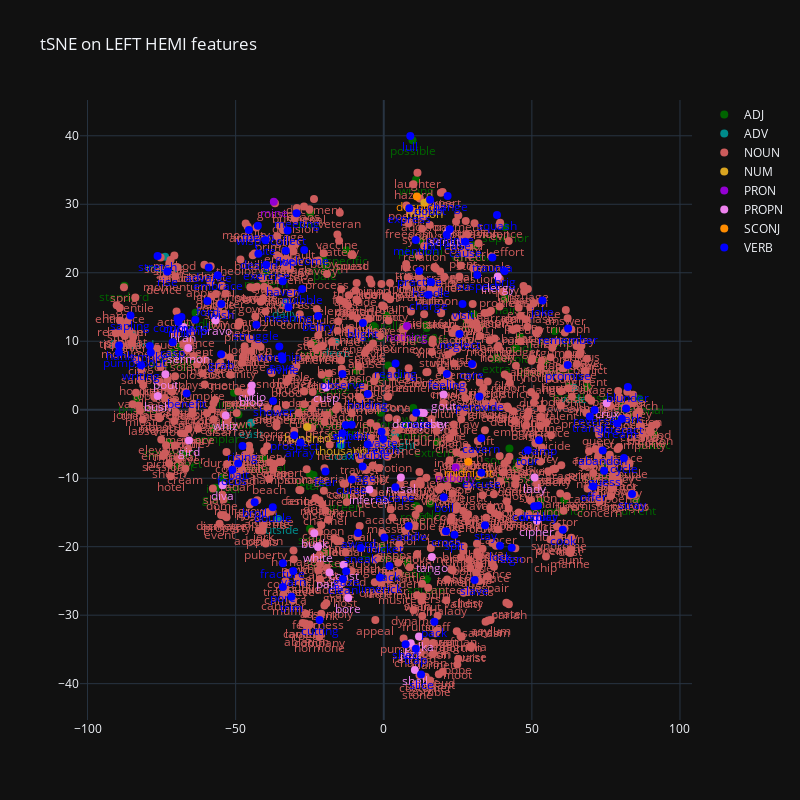
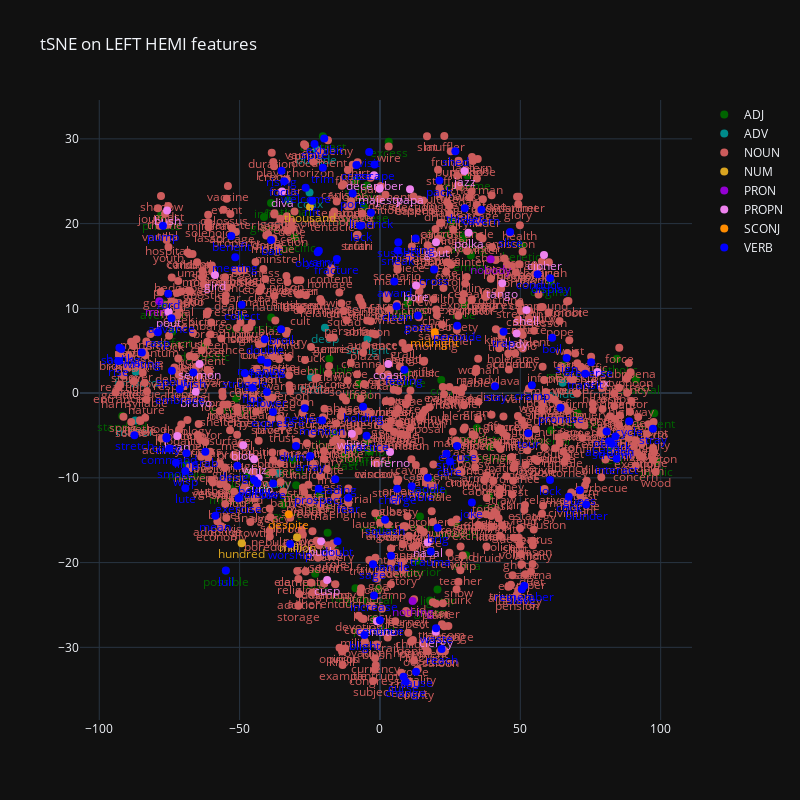
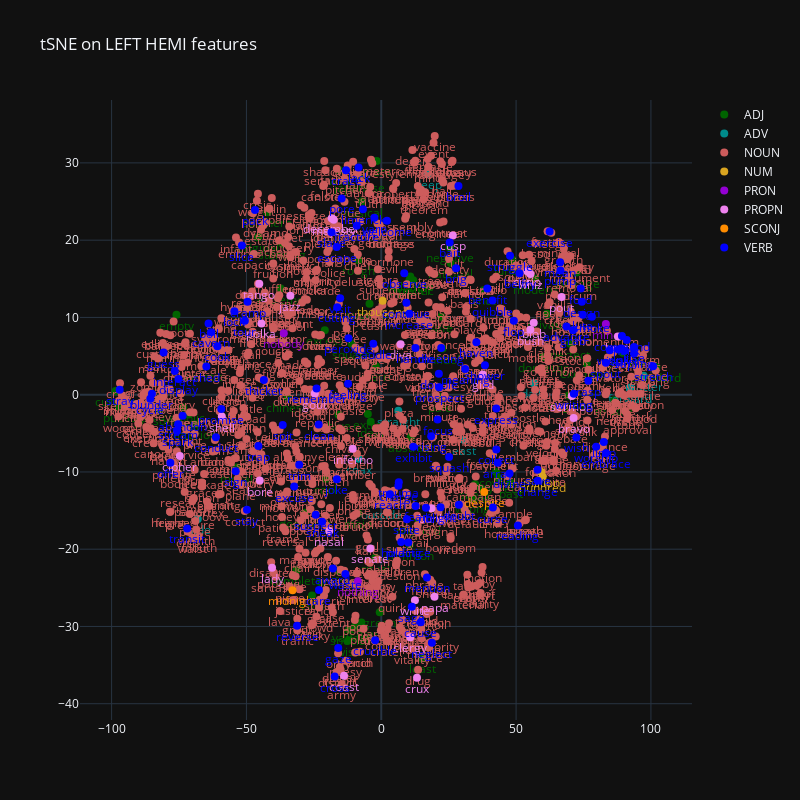

Notebook code cell kept with these figures, in order:
### Markdown cell above
### Visualize on specific channels

### Code cell
TRUNC = 200
PERP = 10
LEFT_CHANS = [6]
for TRUNC in [100, 150, 200]:
    reshaped_eegs = eegs[:, LEFT_CHANS, TRUNC:]
    reshaped_eegs = reshaped_eegs.reshape(-1, reshaped_eegs.shape[1]*reshaped_eegs.shape[2])
    tsne_features = compute_tsne(reshaped_eegs, normalize="normal", n_components=2, perplexity=PERP)
    print("computed TSNE")
    pca_features = compute_pca(reshaped_eegs, normalize="normal", n_components=2)
    plot_features(tsne_features, list_words, list_pos, layout_title=f"tSNE on LEFT HEMI features", layout_height=800, layout_width=800)

### Figure 1 — Plotly figure (JSON) as saved in the notebook; plotly's stock layout.template omitted (floating-point values rounded to 4 significant figures; data arrays with more than 128 entries replaced by an {"elided": "..."} marker saying what was removed)
{"data": [{"marker": {"color": "darkgreen", "size": 8}, "mode": "markers+text", "name": "ADJ", "text": ["shot", "cold", "main", "safe", "pale", "least", "green", "empty", "sheer", "common", "private", "uniform", "extreme", "perfect", "infidel", "heretic", "complete", "standing", "personal", "southern", "japanese", "valuable", "singular", "abstract", "variable", "blue", "wrong", "extra", "ideal", "rough", "giant", "tonic", "current", "chinese", "lighter", "possible", "standard", "superior", "catholic", "domestic", "exemplar", "real", "past", "wise", "moral", "sweet", "stern", "middle", "modern", "public", "excess", "covert", "special", "musical", "lunatic", "original", "negative", "parallel", "interior", "wild", "cool", "square", "ritual", "average", "national", "specific", "physical", "dominant"], "textfont": {"color": "darkgreen"}, "textposition": "bottom center", "x": [-68.02, 15.6, 41.0, -24.9, -19.91, -24.98, -12.79, 57.7, -27.43, -9.132, -83.3, -1.035, 18.09, -68.85, -54.41, 44.68, 44.55, 8.063, 86.28, 42.43, 7.111, -18.47, -50.55, -11.34, 30.43, 30.31, 10.9, 38.15, 1.531, 10.99, -56.68, -23.72, 85.13, 68.63, -19.73, 9.713, -87.58, 40.96, 74.06, -72.48, -57.41, 80.56, -24.78, 14.25, 62.53, -67.09, -23.68, -63.54, -39.85, 91.34, 26.34, -20.43, 14.5, -0.77, -49.05, 52.86, -19.36, 0.9707, 60.89, 9.966, 46.08, 14.44, -3.399, -71.44, -40.69, -12.57, 12.54, 54.43], "y": [-6.768, -13.69, 16.2, -17.38, 21.15, -9.36, -12.66, 11.51, 0.1284, 5.718, 1.704, -0.4455, -4.705, 9.231, -9.907, -8.574, 8.978, -22.38, 1.592, -5.679, -2.296, -0.4686, 2.464, -1.8, 23.98, 13.96, 33.6, 7.603, 6.444, -14.06, -11.4, 9.713, -13.15, 3.303, -20.86, 39.34, 18.12, 26.69, -8.21, -4.748, -2.723, 0.4416, 28.73, 12.36, 3.403, -6.349, -9.545, 14.16, 20.04, -3.605, -8.616, 22.02, 11.94, -20.04, -0.6934, -13.39, 4.499, 13.77, -13.17, 0.2605, 10.63, -24.77, 12.24, 8.306, -7.107, 23.28, 24.59, 7.141], "type": "scatter"}, {"marker": {"color": "darkcyan", "size": 8}, "mode": "markers+text", "name": "ADV", "text": ["coax", "daily", "forward", "east", "deep", "matter", "outside", "straight", "wide"], "textfont": {"color": "darkcyan"}, "textposition": "bottom center", "x": [-14.51, -33.25, -84.87, -44.78, -16.26, -73.8, -35.62, 3.789, 64.06], "y": [-5.146, 15.6, 11.0, -1.885, 9.918, 22.35, -15.97, -3.56, 3.2], "type": "scatter"}, {"marker": {"color": "indianred", "size": 8}, "mode": "markers+text", "name": "NOUN", "text": {"elided": "721 str values"}, "textfont": {"color": "indianred"}, "textposition": "bottom center", "x": {"elided": "721 float values"}, "y": {"elided": "721 float values"}, "type": "scatter"}, {"marker": {"color": "goldenrod", "size": 8}, "mode": "markers+text", "name": "NUM", "text": ["million", "hundred", "thousand"], "textfont": {"color": "goldenrod"}, "textposition": "bottom center", "x": [13.72, -25.84, -14.36], "y": [30.23, -2.511, -4.366], "type": "scatter"}, {"marker": {"color": "darkviolet", "size": 8}, "mode": "markers+text", "name": "PRON", "text": ["nobody", "mine", "nothing"], "textfont": {"color": "darkviolet"}, "textposition": "bottom center", "x": [24.25, -37.12, 7.849], "y": [-8.434, 30.38, 12.22], "type": "scatter"}, {"marker": {"color": "violet", "size": 8}, "mode": "markers+text", "name": "PROPN", "text": ["tango", "polka", "papa", "bran", "crux", "gout", "gird", "whiz", "pout", "coast", "jazz", "lady", "bore", "bunk", "diva", "blob", "cusp", "white", "shell", "curio", "bravo", "nasal", "senate", "clergy", "sermon", "cipher", "majesty", "inferno", "bush", "december"], "textfont": {"color": "violet"}, "textposition": "bottom center", "x": [16.25, 11.89, -18.31, -67.61, 75.25, 20.21, -65.78, -53.33, -73.72, -13.54, 9.111, 50.91, -12.01, -23.46, -54.4, -44.77, -19.47, -22.19, 10.5, -44.55, -56.77, 5.778, 21.82, 38.49, -65.97, 51.7, 13.54, -4.864, -76.29, 12.53], "y": [-21.52, -33.11, -23.77, 12.08, 0.9613, 2.214, -4.494, -0.8372, 5.168, -22.64, -34.08, -9.907, -27.5, -18.03, -11.01, 2.673, 3.262, -20.05, -38.01, 3.534, 13.04, -9.904, 26.07, 19.44, 9.011, -16.2, -0.4698, -11.64, 1.995, -0.4245], "type": "scatter"}, {"marker": {"color": "darkorange", "size": 8}, "mode": "markers+text", "name": "SCONJ", "text": ["midnight", "despite"], "textfont": {"color": "darkorange"}, "textposition": "bottom center", "x": [28.54, 11.18], "y": [-7.611, 31.14], "type": "scatter"}, {"marker": {"color": "blue", "size": 8}, "mode": "markers+text", "name": "VERB", "text": ["boil", "gaze", "yarn", "pump", "trap", "bait", "rift", "flop", "smoke", "cycle", "spout", "saddle", "blight", "squash", "embrace", "quibble", "practice", "exercise", "limerick", "interact", "crucible", "sign", "fear", "limp", "ford", "hank", "pack", "shed", "lull", "sage", "reach", "guess", "clean", "haven", "stray", "slave", "cramp", "curry", "change", "handle", "rising", "excuse", "shower", "meeting", "writing", "meaning", "display", "advance", "mention", "welcome", "neglect", "stretch", "reverse", "abandon", "transit", "sapling", "increase", "continue", "prospect", "wish", "care", "save", "tour", "trim", "pore", "wisp", "rink", "brig", "visit", "spite", "offer", "cross", "spark", "array", "sneak", "double", "divine", "belfry", "cavern", "trauma", "feeling", "holding", "cutting", "benefit", "conduct", "express", "collect", "peroxide", "fracture", "lack", "stay", "rise", "mean", "cook", "lock", "grab", "joke", "spit", "rasp", "lute", "cause", "doubt", "award", "focus", "waste", "curse", "slice", "craze", "broil", "design", "charge", "escape", "stream", "reading", "command", "promise", "exhibit", "observe", "worship", "suspect", "thicket", "blunder", "remember", "struggle"], "textfont": {"color": "blue"}, "textposition": "bottom center", "x": [20.26, -12.69, -30.57, -89.41, 10.84, -49.15, -13.93, -33.07, -78.99, 81.09, -78.66, 8.399, -7.041, 38.22, -56.07, -27.55, 11.97, -39.69, -1.304, 80.4, -5.422, 43.19, -19.68, -63.6, -59.53, -89.36, 17.09, 7.371, 8.955, -7.131, -0.2014, 74.39, -13.77, -34.12, 83.81, 30.67, 52.41, -69.63, 21.56, 15.96, -47.7, 32.95, -37.35, -29.43, -81.89, -32.17, 52.13, -59.07, 10.82, -26.85, 25.55, -76.36, 71.19, 73.92, 69.56, -85.51, 21.26, 22.27, -30.19, -54.84, 29.78, -34.5, 48.63, -31.15, -34.06, -45.54, -69.31, 40.79, 26.59, -12.85, 70.71, 21.0, 81.82, -28.12, -7.75, -37.47, -34.23, -22.16, 32.92, 36.66, 21.3, -5.406, -21.68, -66.54, 50.8, 8.629, -32.45, 32.27, -34.04, 1.92, 34.19, -73.05, -42.5, 60.45, 39.24, -54.89, 53.57, 23.87, -71.26, -39.9, 27.49, 15.64, -8.683, -51.09, -0.7545, -10.78, 12.59, 10.95, -43.58, -42.33, 15.06, 3.954, 78.85, 3.98, -68.3, 62.1, -10.81, -13.94, -35.26, 31.54, 0.2124, 82.41, 62.23, -43.0], "y": [-12.78, -23.58, -23.53, 8.392, -34.91, -7.855, -3.44, 23.2, 9.296, -7.049, 8.358, -16.97, 12.65, 28.43, 19.62, 17.62, 20.25, 21.17, -24.51, -1.31, -5.044, -20.17, -9.005, 13.14, 15.88, 9.392, -30.95, -34.23, 39.97, -8.306, -4.276, -8.906, -24.73, 18.77, -12.31, -24.85, -4.449, 13.34, 31.19, 18.63, -5.282, -9.206, 1.274, 28.69, 6.502, 14.96, -14.03, 20.78, 24.8, 23.32, 11.07, 22.45, -0.05716, -5.941, -1.005, 13.76, 25.56, 26.37, -3.726, 15.44, 6.664, 7.817, -5.899, -27.3, -25.89, 26.26, 12.8, 20.24, 15.46, -2.212, -11.2, -17.76, 0.1916, -4.772, -20.2, -14.24, 7.341, 13.68, -4.178, 22.24, 5.22, 2.292, -30.7, 2.372, -14.09, 29.44, 26.18, 1.937, -22.43, -22.81, -16.85, 20.2, 26.87, -17.52, -19.86, 8.096, 15.95, -18.26, 9.849, 24.76, 24.53, 30.66, -17.99, -8.774, -3.206, -10.17, -38.66, -0.4412, -13.5, 22.78, 16.79, -11.33, -2.007, 6.765, 13.55, 6.52, -2.201, 5.226, 9.237, 19.68, -18.66, 3.32, 11.85, 12.43], "type": "scatter"}], "layout": {"title": {"text": "tSNE on LEFT HEMI features"}, "height": 800, "width": 800}}

### Figure 2 — Plotly figure (JSON) as saved in the notebook; plotly's stock layout.template omitted (floating-point values rounded to 4 significant figures; data arrays with more than 128 entries replaced by an {"elided": "..."} marker saying what was removed)
{"data": [{"marker": {"color": "darkgreen", "size": 8}, "mode": "markers+text", "name": "ADJ", "text": ["shot", "cold", "main", "safe", "pale", "least", "green", "empty", "sheer", "common", "private", "uniform", "extreme", "perfect", "infidel", "heretic", "complete", "standing", "personal", "southern", "japanese", "valuable", "singular", "abstract", "variable", "blue", "wrong", "extra", "ideal", "rough", "giant", "tonic", "current", "chinese", "lighter", "possible", "standard", "superior", "catholic", "domestic", "exemplar", "real", "past", "wise", "moral", "sweet", "stern", "middle", "modern", "public", "excess", "covert", "special", "musical", "lunatic", "original", "negative", "parallel", "interior", "wild", "cool", "square", "ritual", "average", "national", "specific", "physical", "dominant"], "textfont": {"color": "darkgreen"}, "textposition": "bottom center", "x": [-38.76, 21.84, 14.26, -18.65, -21.47, -12.62, 17.82, 32.36, -29.88, -4.5, -77.98, -3.605, 31.14, -74.0, -38.83, 50.55, 34.51, 29.57, 91.15, 25.69, -5.73, -18.03, -39.66, -20.35, 26.91, 29.91, -0.7334, 30.7, -7.549, 17.96, -41.31, -23.07, 97.72, 70.43, 20.49, -54.91, -91.82, 13.19, 84.39, -62.47, -51.26, 82.5, -31.02, 9.721, 65.18, -49.48, -9.259, -68.92, -53.1, 98.47, 3.116, -34.42, 9.974, -4.602, -46.61, 60.85, -8.74, -1.98, 60.93, -8.625, 38.83, 9.569, -0.6202, -77.19, -32.62, -30.39, -16.42, 38.99], "y": [8.933, 1.532, -14.55, -16.48, -12.08, -7.29, -24.47, 16.24, -10.86, -5.685, 20.96, -6.889, 25.69, 7.248, 22.42, 17.41, -4.116, 18.26, 1.625, 20.23, 21.98, 4.043, -9.469, 30.31, -15.36, 10.5, -14.66, -19.13, 1.117, -10.29, 20.79, -21.32, -2.366, -2.385, -23.19, -20.95, -2.709, -19.78, 4.045, 5.554, -0.6395, -6.638, -7.884, 10.56, 3.26, 8.861, -6.463, -8.437, -11.33, -8.0, 29.65, -13.15, 10.83, 24.5, -9.494, 13.18, -23.02, -26.7, -4.371, 25.08, -12.17, 2.458, -23.15, 10.57, 22.72, 18.39, -4.78, -6.339], "type": "scatter"}, {"marker": {"color": "darkcyan", "size": 8}, "mode": "markers+text", "name": "ADV", "text": ["coax", "daily", "forward", "east", "deep", "matter", "outside", "straight", "wide"], "textfont": {"color": "darkcyan"}, "textposition": "bottom center", "x": [-25.09, -36.46, -86.97, -24.55, -19.6, -87.19, -22.57, -4.44, 65.05], "y": [23.66, -9.418, 2.533, 1.881, 7.711, -3.232, 28.75, 6.397, 1.227], "type": "scatter"}, {"marker": {"color": "indianred", "size": 8}, "mode": "markers+text", "name": "NOUN", "text": {"elided": "721 str values"}, "textfont": {"color": "indianred"}, "textposition": "bottom center", "x": {"elided": "721 float values"}, "y": {"elided": "721 float values"}, "type": "scatter"}, {"marker": {"color": "goldenrod", "size": 8}, "mode": "markers+text", "name": "NUM", "text": ["million", "hundred", "thousand"], "textfont": {"color": "goldenrod"}, "textposition": "bottom center", "x": [-29.54, -49.27, -24.94], "y": [-17.0, -17.73, 21.97], "type": "scatter"}, {"marker": {"color": "darkviolet", "size": 8}, "mode": "markers+text", "name": "PRON", "text": ["nobody", "mine", "nothing"], "textfont": {"color": "darkviolet"}, "textposition": "bottom center", "x": [39.42, -78.59, 11.63], "y": [15.8, 10.83, -24.54], "type": "scatter"}, {"marker": {"color": "violet", "size": 8}, "mode": "markers+text", "name": "PROPN", "text": ["tango", "polka", "papa", "bran", "crux", "gout", "gird", "whiz", "pout", "coast", "jazz", "lady", "bore", "bunk", "diva", "blob", "cusp", "white", "shell", "curio", "bravo", "nasal", "senate", "clergy", "sermon", "cipher", "majesty", "inferno", "bush", "december"], "textfont": {"color": "violet"}, "textposition": "bottom center", "x": [43.54, 31.54, 10.7, -72.22, 77.45, 19.96, -58.76, -44.85, -75.31, 2.969, 30.11, 48.66, 12.86, -20.99, -34.89, -48.68, -18.81, -10.01, 52.18, -43.18, -65.63, 17.0, -1.065, 19.88, -64.29, 58.43, -0.1528, 3.593, -75.84, -2.096], "y": [12.96, 18.92, 24.05, -5.069, 2.5, 17.81, 13.93, -7.8, 9.61, 3.434, 26.22, 7.041, 12.7, -17.48, 23.78, -6.159, -22.05, -4.809, 9.803, -10.0, 0.1573, -17.63, -26.91, -28.17, 3.446, 16.29, 24.11, -6.947, 21.56, 25.72], "type": "scatter"}, {"marker": {"color": "darkorange", "size": 8}, "mode": "markers+text", "name": "SCONJ", "text": ["midnight", "despite"], "textfont": {"color": "darkorange"}, "textposition": "bottom center", "x": [19.54, -32.48], "y": [7.182, -14.31], "type": "scatter"}, {"marker": {"color": "blue", "size": 8}, "mode": "markers+text", "name": "VERB", "text": ["boil", "gaze", "yarn", "pump", "trap", "bait", "rift", "flop", "smoke", "cycle", "spout", "saddle", "blight", "squash", "embrace", "quibble", "practice", "exercise", "limerick", "interact", "crucible", "sign", "fear", "limp", "ford", "hank", "pack", "shed", "lull", "sage", "reach", "guess", "clean", "haven", "stray", "slave", "cramp", "curry", "change", "handle", "rising", "excuse", "shower", "meeting", "writing", "meaning", "display", "advance", "mention", "welcome", "neglect", "stretch", "reverse", "abandon", "transit", "sapling", "increase", "continue", "prospect", "wish", "care", "save", "tour", "trim", "pore", "wisp", "rink", "brig", "visit", "spite", "offer", "cross", "spark", "array", "sneak", "double", "divine", "belfry", "cavern", "trauma", "feeling", "holding", "cutting", "benefit", "conduct", "express", "collect", "peroxide", "fracture", "lack", "stay", "rise", "mean", "cook", "lock", "grab", "joke", "spit", "rasp", "lute", "cause", "doubt", "award", "focus", "waste", "curse", "slice", "craze", "broil", "design", "charge", "escape", "stream", "reading", "command", "promise", "exhibit", "observe", "worship", "suspect", "thicket", "blunder", "remember", "struggle"], "textfont": {"color": "blue"}, "textposition": "bottom center", "x": [61.35, 13.49, -21.77, -77.31, 44.02, -38.79, -24.19, -45.49, -72.7, 88.78, -74.13, 17.05, -5.509, 1.815, -71.33, -43.71, -4.779, -50.42, -3.202, 84.3, 11.3, 66.48, -11.33, -68.96, -75.39, -92.82, 21.16, 26.86, -54.91, -2.51, 21.95, 71.2, 5.934, -40.09, 97.24, 50.52, 54.11, -76.06, 9.169, 3.966, -35.06, 27.46, -40.27, -51.56, -84.83, -42.3, 60.62, -74.28, -20.6, -26.47, -26.82, -87.46, 75.22, 81.74, 73.12, -92.14, -2.099, -0.007947, -21.83, -66.48, 24.93, -38.06, 52.82, -20.35, -9.742, -69.35, -76.02, 20.51, -3.845, -23.31, 80.74, 19.27, 83.87, -24.81, 6.317, -41.04, -29.92, -44.75, 36.15, 18.09, 8.714, -5.994, 12.71, -52.97, 56.16, -38.12, -49.26, 27.51, -15.36, -6.927, 40.99, -93.08, -58.64, 67.25, 60.58, -62.19, 32.73, 23.68, -79.1, -69.35, 12.83, -15.14, 5.096, -34.12, 19.97, 8.389, 46.36, -8.38, -35.24, -50.81, 6.108, -1.935, 82.63, -15.92, -75.05, 64.31, -19.86, -22.18, -32.0, 6.536, 30.22, 73.46, 51.38, -48.16], "y": [6.54, 9.156, 16.79, 19.76, 7.243, 18.07, 22.71, 0.6195, -8.222, -3.31, 2.636, -10.0, -28.54, -14.95, 0.45, -10.63, -5.041, -12.41, 21.27, -7.76, -10.98, 4.154, -12.35, -7.095, 11.73, 5.362, 25.09, 28.54, -20.94, -20.21, -30.2, -11.46, 10.26, 3.592, -4.215, -23.15, 0.941, -5.177, -34.05, -19.21, 26.23, -6.255, 0.1237, 16.03, 4.777, 3.95, 13.55, 8.838, -3.224, 24.23, -1.777, -4.981, 3.637, -5.683, 2.296, 5.194, -23.89, -26.8, -11.29, 2.428, -8.061, -10.68, -4.733, 26.6, 23.56, -9.185, -5.356, -15.9, 28.45, 29.41, -4.53, 14.59, -5.112, -7.415, 16.83, 6.342, -6.251, -10.28, 21.65, -18.69, 2.761, -1.612, 18.23, 18.53, 14.04, -2.219, 10.43, 7.947, 15.83, 19.76, 0.8095, 3.785, -14.46, -12.24, -10.25, -6.931, -12.91, -7.149, 7.177, -11.22, -32.88, -17.49, 13.16, 25.0, -27.75, -33.47, 19.0, 26.93, 7.527, -8.561, -11.28, 26.96, -5.98, -10.17, -6.537, -1.728, 30.04, 16.62, -17.81, 17.81, 21.81, -13.16, -22.74, 2.335], "type": "scatter"}], "layout": {"title": {"text": "tSNE on LEFT HEMI features"}, "height": 800, "width": 800}}

### Figure 3 — Plotly figure (JSON) as saved in the notebook; plotly's stock layout.template omitted (floating-point values rounded to 4 significant figures; data arrays with more than 128 entries replaced by an {"elided": "..."} marker saying what was removed)
{"data": [{"marker": {"color": "darkgreen", "size": 8}, "mode": "markers+text", "name": "ADJ", "text": ["shot", "cold", "main", "safe", "pale", "least", "green", "empty", "sheer", "common", "private", "uniform", "extreme", "perfect", "infidel", "heretic", "complete", "standing", "personal", "southern", "japanese", "valuable", "singular", "abstract", "variable", "blue", "wrong", "extra", "ideal", "rough", "giant", "tonic", "current", "chinese", "lighter", "possible", "standard", "superior", "catholic", "domestic", "exemplar", "real", "past", "wise", "moral", "sweet", "stern", "middle", "modern", "public", "excess", "covert", "special", "musical", "lunatic", "original", "negative", "parallel", "interior", "wild", "cool", "square", "ritual", "average", "national", "specific", "physical", "dominant"], "textfont": {"color": "darkgreen"}, "textposition": "bottom center", "x": [37.91, -25.68, -8.624, 22.19, 21.66, 15.19, -0.562, -75.94, 34.82, 10.56, 61.45, -15.78, -37.3, 70.16, 22.74, -65.89, -31.46, -36.64, -82.58, -42.22, -8.238, 10.76, 69.55, 10.92, -9.887, -15.84, 33.83, -4.968, -3.911, -8.341, -1.683, 36.94, -98.52, -34.75, -7.367, 89.6, 102.0, -4.348, -73.45, 60.11, 76.16, -71.5, 48.01, -12.32, -53.58, 43.34, -2.005, 86.37, 56.98, -97.22, -20.94, 42.58, -11.87, -7.196, 48.74, -45.65, 25.43, 10.47, -69.21, -15.67, -20.62, -10.96, -2.184, 72.45, 25.74, 11.85, 13.78, -28.16], "y": [13.51, -25.99, -15.33, 10.07, -0.2857, -34.14, -28.16, 10.35, -11.59, -19.41, 10.49, -22.78, 13.73, 6.583, 5.971, 3.727, -22.71, 19.52, -2.002, 23.61, 28.19, 15.31, -0.1004, -5.492, -30.05, -2.592, -13.43, -2.509, -3.517, 17.4, 30.25, -12.12, 0.4626, -0.2855, -29.49, 5.443, 3.588, 11.77, -1.657, 4.867, 4.043, -2.573, -11.43, -31.85, -9.427, -10.76, 3.666, -0.7292, 14.99, -1.572, 8.353, -10.0, -30.42, 24.99, 17.44, 20.39, 19.07, 14.81, -3.834, 29.08, -10.89, 6.586, -21.11, 15.81, 17.04, 14.82, -16.16, -15.29], "type": "scatter"}, {"marker": {"color": "darkcyan", "size": 8}, "mode": "markers+text", "name": "ADV", "text": ["coax", "daily", "forward", "east", "deep", "matter", "outside", "straight", "wide"], "textfont": {"color": "darkcyan"}, "textposition": "bottom center", "x": [-8.423, 56.6, 92.29, 30.8, 17.23, 97.31, -0.05663, 6.325, -68.02], "y": [-8.291, 1.489, 0.9028, -5.856, 28.6, 2.466, -14.14, -2.087, -16.1], "type": "scatter"}, {"marker": {"color": "indianred", "size": 8}, "mode": "markers+text", "name": "NOUN", "text": {"elided": "721 str values"}, "textfont": {"color": "indianred"}, "textposition": "bottom center", "x": {"elided": "721 float values"}, "y": {"elided": "721 float values"}, "type": "scatter"}, {"marker": {"color": "goldenrod", "size": 8}, "mode": "markers+text", "name": "NUM", "text": ["million", "hundred", "thousand"], "textfont": {"color": "goldenrod"}, "textposition": "bottom center", "x": [59.39, 59.87, 0.5246], "y": [-9.998, -10.63, 12.15], "type": "scatter"}, {"marker": {"color": "darkviolet", "size": 8}, "mode": "markers+text", "name": "PRON", "text": ["nobody", "mine", "nothing"], "textfont": {"color": "darkviolet"}, "textposition": "bottom center", "x": [-36.14, 83.3, -8.696], "y": [7.959, 9.133, -24.13], "type": "scatter"}, {"marker": {"color": "violet", "size": 8}, "mode": "markers+text", "name": "PROPN", "text": ["tango", "polka", "papa", "bran", "crux", "gout", "gird", "whiz", "pout", "coast", "jazz", "lady", "bore", "bunk", "diva", "blob", "cusp", "white", "shell", "curio", "bravo", "nasal", "senate", "clergy", "sermon", "cipher", "majesty", "inferno", "bush", "december"], "textfont": {"color": "violet"}, "textposition": "bottom center", "x": [-45.24, -44.43, 19.74, 87.78, 13.26, -24.65, 37.64, 55.3, 66.88, -13.81, -33.71, -40.49, -45.06, 18.66, 7.179, 56.54, 26.53, 12.49, -59.13, 54.19, 71.34, -19.29, -4.046, 10.78, 70.69, -74.69, -17.65, -10.59, 55.3, -18.37], "y": [14.36, 9.217, -26.14, 7.517, -36.62, 0.1427, 2.614, 15.63, 12.63, -36.36, 12.8, -22.39, -11.12, -14.69, 6.513, 9.31, 20.61, -26.62, -2.824, 15.97, -3.017, -17.65, -19.91, -31.4, -0.174, -7.922, 22.65, -6.991, 8.401, 22.84], "type": "scatter"}, {"marker": {"color": "darkorange", "size": 8}, "mode": "markers+text", "name": "SCONJ", "text": ["midnight", "despite"], "textfont": {"color": "darkorange"}, "textposition": "bottom center", "x": [-32.9, 38.2], "y": [-25.33, -12.61], "type": "scatter"}, {"marker": {"color": "blue", "size": 8}, "mode": "markers+text", "name": "VERB", "text": ["boil", "gaze", "yarn", "pump", "trap", "bait", "rift", "flop", "smoke", "cycle", "spout", "saddle", "blight", "squash", "embrace", "quibble", "practice", "exercise", "limerick", "interact", "crucible", "sign", "fear", "limp", "ford", "hank", "pack", "shed", "lull", "sage", "reach", "guess", "clean", "haven", "stray", "slave", "cramp", "curry", "change", "handle", "rising", "excuse", "shower", "meeting", "writing", "meaning", "display", "advance", "mention", "welcome", "neglect", "stretch", "reverse", "abandon", "transit", "sapling", "increase", "continue", "prospect", "wish", "care", "save", "tour", "trim", "pore", "wisp", "rink", "brig", "visit", "spite", "offer", "cross", "spark", "array", "sneak", "double", "divine", "belfry", "cavern", "trauma", "feeling", "holding", "cutting", "benefit", "conduct", "express", "collect", "peroxide", "fracture", "lack", "stay", "rise", "mean", "cook", "lock", "grab", "joke", "spit", "rasp", "lute", "cause", "doubt", "award", "focus", "waste", "curse", "slice", "craze", "broil", "design", "charge", "escape", "stream", "reading", "command", "promise", "exhibit", "observe", "worship", "suspect", "thicket", "blunder", "remember", "struggle"], "textfont": {"color": "blue"}, "textposition": "bottom center", "x": [-64.04, -15.95, -2.564, 66.44, -45.56, 25.38, 16.57, 49.17, 78.13, -85.63, 83.3, -2.97, 21.99, 25.15, 83.35, 41.25, 10.01, 62.45, -6.799, -76.57, -2.258, -53.98, 12.75, 82.54, 73.99, 91.03, -46.82, -64.85, 88.99, 11.35, 3.267, -80.73, -23.21, 35.28, -97.01, -18.44, -49.57, 90.31, 58.03, 12.67, 18.51, -32.29, 38.44, 22.23, 71.41, 31.13, -75.2, 68.69, 16.94, 2.123, 18.77, 100.8, -31.22, -73.68, -71.97, 93.75, 10.42, 9.317, 21.44, 72.34, -23.1, 57.96, -50.58, -30.43, -14.7, 84.76, 87.94, 27.75, -15.23, 9.517, -78.21, -17.28, -75.7, 43.19, -21.93, 21.36, 47.58, 51.27, -63.12, 6.496, -12.29, 7.399, -16.3, 39.33, -61.32, 42.65, 42.67, -12.15, -9.079, -8.415, -49.8, 93.75, 66.32, -60.76, -54.47, 71.1, -16.46, -36.54, 76.79, 74.75, 14.63, 28.78, -17.93, 20.87, -13.29, 41.4, -51.7, -13.06, 28.62, 74.38, 6.346, -16.53, -75.33, 50.68, 89.25, -59.33, 11.86, 8.53, 79.7, -24.29, -43.53, -85.04, -24.0, 47.75], "y": [9.222, -32.78, 22.89, 16.08, -6.635, 19.71, -14.63, 9.553, 10.08, -0.5307, 4.145, 6.604, -14.56, -8.057, -7.553, 12.17, -19.12, 21.12, 23.98, 3.07, -31.79, -9.919, -14.4, -6.115, 13.73, 7.066, 23.89, 3.633, 5.966, -27.46, -12.87, 5.452, -3.864, 6.77, 0.6313, 21.03, 12.04, 5.696, -11.13, 6.052, -5.37, -11.89, 3.804, 6.034, 0.1119, 3.325, 2.035, 8.83, -23.65, 22.52, -32.11, 3.693, -29.9, -2.722, -17.31, 5.343, 10.48, 11.89, 0.9695, -5.537, -25.28, -9.726, 9.582, -9.057, 25.4, 5.752, 5.86, 16.38, 12.48, -16.13, -8.799, -36.49, -4.698, -8.809, -16.45, 2.701, -10.2, 15.73, 8.066, -11.33, 1.399, -19.08, 11.32, 13.74, -5.494, -1.796, -7.08, 7.291, 21.88, 29.41, -14.88, 6.166, 17.14, 6.254, 10.79, 8.33, -10.94, -3.923, 1.809, 10.34, -29.45, -14.26, -22.51, -3.222, -23.21, -14.61, 19.31, 29.04, 27.02, 12.04, -11.78, 19.12, -3.829, -16.92, 7.591, -1.841, -6.748, 15.72, -6.744, -15.55, 1.886, 0.1258, 0.815, 17.99], "type": "scatter"}], "layout": {"title": {"text": "tSNE on LEFT HEMI features"}, "height": 800, "width": 800}}
